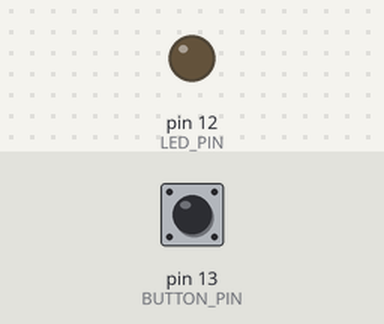
Recording of a sketch running on a simulated Arduino Uno, built with avr-gcc and run on an emulated ATmega328P. On the bench: output pins drawn as LEDs (lit = HIGH). The test bench sets the inputs (shaded band); at power-on: pin 13 (BUTTON_PIN) LOW.

Above: at 1.2 s.
1.3 s: pin 13 (BUTTON_PIN) pulled HIGH for 0.15 s
At 1.37 s:
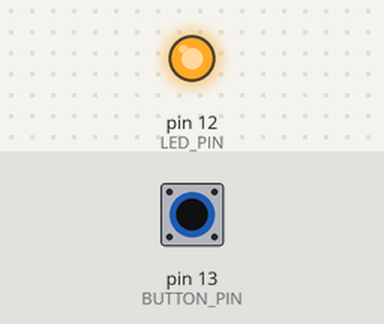
2.9 s: pin 13 (BUTTON_PIN) pulled HIGH for 3.2 s
At 6.5 s:
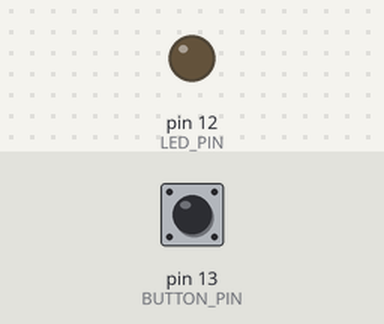
Timing chart, 0 to 8.0 s (numbered marks = the images above; inputs shaded):
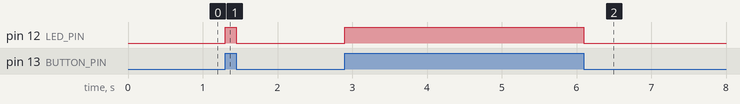

Measured:
- after the input at 1.3 s, pin 12 (LED_PIN): LOW → HIGH at once, → LOW 0.15 s later
- after the input at 2.9 s, pin 12 (LED_PIN): LOW → HIGH at once, → LOW 3.2 s later

The sketch:

Challenge01_FollowButton.ino
```cpp
// Complete example solution for Lesson03, challenge 01.
const int BUTTON_PIN = 13, LED_PIN = 12;
void setup() {
  pinMode(BUTTON_PIN, INPUT);
  pinMode(LED_PIN, OUTPUT);
}
void loop() {
  digitalWrite(LED_PIN, digitalRead(BUTTON_PIN));
}
```
